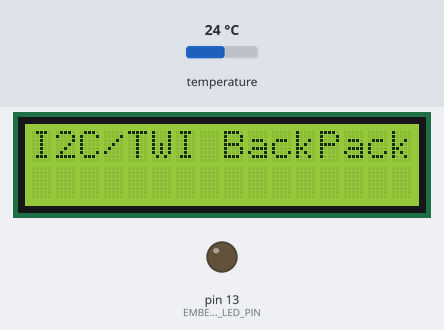
Simulated run of this sketch. Board: Arduino Uno, built with avr-gcc and run on an emulated ATmega328P. On the bench: 16×2 character LCD, output pins drawn as LEDs (lit = HIGH). The test bench sets the inputs (shaded band); at power-on: temperature 24 °C. The local clock reads 2024-03-15 10:24:30 at power-on unless the sketch sets it; what the sketch prints to the serial monitor is not drawn.

Above: at 0.1 s.
At 3.1 s:
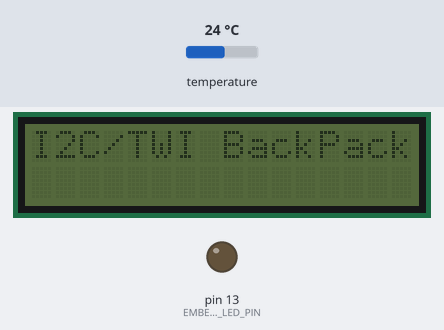
At 12.49 s:
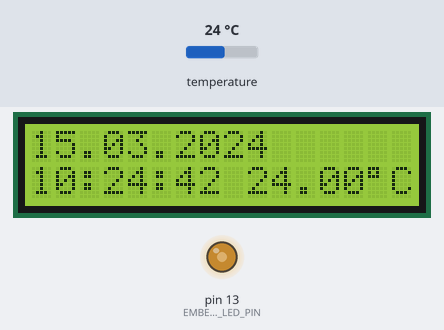
At 35.93 s:
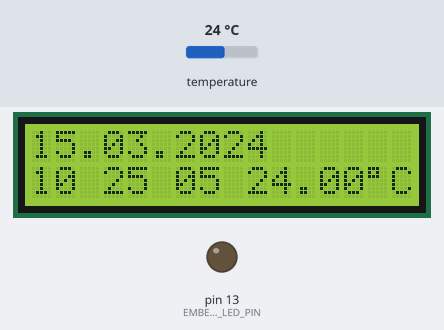
Timing chart, 0 to 40.0 s (numbered marks = the images above):
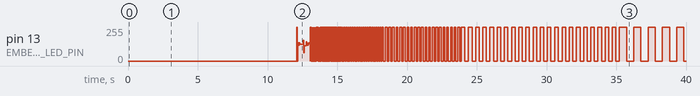

The sketch:

Waves_LCD.ino
```cpp
/*
 Example Arduino sketch for
 SainSmart IIC/I2C/TWI Serial 2004 20x4 LCD Module Shield For Arduino UNO MEGA R3
 http://www.sainsmart.com/sainsmart-iic-i2c-twi-serial-2004-20x4-lcd-module-shield-for-arduino-uno-mega-r3.html

 and

 Real Time Clock DS3231 (when displaying temperature will be omitted can be used also for DS1307
 http://macetech.com/store/index.php?main_page=product_info&products_id=8
 http://nicegear.co.nz/raspberry-pi/high-precision-real-time-clock-for-raspberry-pi/


 This example uses F Malpartida's NewLiquidCrystal library. Obtain from:
 https://bitbucket.org/fmalpartida/new-liquidcrystal

 This example also uses Tennsy Time.h library. Obtain from:
 http://www.pjrc.com/teensy/td_libs_Time.html

 Tested on:
 Arduino Pro Mini, Arduino Uno - A4 (SDA), A5 (SCL)
 Arduino Mega 2560 - 20 (SDA), 21 (SCL)

 Last modified: 16-Dec-2013

*/
#include <Wire.h>
#include <LCD.h>
#include <LiquidCrystal_I2C.h>
#include <Time.h>

#define I2C_ADDR      0x27 // I2C address of PCF8574A
#define BACKLIGHT_PIN 3
#define En_pin        2
#define Rw_pin        1
#define Rs_pin        0
#define D4_pin        4
#define D5_pin        5
#define D6_pin        6
#define D7_pin        7

LiquidCrystal_I2C twilcd(I2C_ADDR,En_pin,Rw_pin,Rs_pin,D4_pin,D5_pin,D6_pin,D7_pin, BACKLIGHT_PIN, POSITIVE);

//////////////////////////////////////////////////////////////
#define TRIGGER_INIT_VALUE  0
#define INTERVAL_INIT_VALUE 1
#define INTERVAL_MAX_VALUE  512
#define EMBEDDED_LED_PIN    13
unsigned long previousMillis = 0;
unsigned long currentMillis = 0;
long interval = INTERVAL_INIT_VALUE;
byte trigger;
byte ledState = LOW;
//////////////////////////////////////////////////////////////
#define DS3231_ADDRESS 104
int rtc_second; //00-59;
int rtc_minute; //00-59;
int rtc_hour;//1-12 - 00-23;
int rtc_weekday;//1-7
int rtc_day;//01-31
int rtc_month;//01-12
int rtc_year;//0-99 + 2000;
#define MAX_TEMPERATURE_EXCEED 111.11   // Celsius, bad sensor if exceed
tmElements_t tm;
unsigned long previousHodinyMillis;
unsigned long currentHodinyMillis;
bool colon_blink = false;
float TemperatureC = MAX_TEMPERATURE_EXCEED;
int lastdiggingtemperature = -1;
//////////////////////////////////////////////////////////////
//override printf output
int my_putc(char outtext, FILE *t){
  Serial.print( outtext );
  twilcd.print( outtext );
};
//////////////////////////////////////////////////////////////
void setup(){
  fdevopen( &my_putc, 0 ); //override printf output, this allows to print to more than one output device
  Serial.begin(115200);
  Serial.println(F("Start..."));
  pinMode(EMBEDDED_LED_PIN, OUTPUT);
  trigger = TRIGGER_INIT_VALUE;
  twilcd.begin(16,2);
  twilcd.home();
  //1234567890123456
  //I2C/TWI BackPack
  twilcd.print("I2C/TWI BackPack");
  twilcd.setBacklight(HIGH);
  delay(3000);
  twilcd.setBacklight(LOW);
  delay(3000);
  twilcd.setBacklight(HIGH);
  delay(3000);
  twilcd.setBacklight(LOW);
  delay(3000);
  twilcd.setBacklight(HIGH);
  Serial.println(F("Blinking done."));
  twilcd.clear();
  previousHodinyMillis = millis() - 1000;
};
//////////////////////////////////////////////////////////////

byte bcdToDec(byte val)
{
  return ( (val/16*10) + (val%16) );
};

//////////////////////////////////////////////////////////////

bool get_rtc_datum()
{
  Wire.beginTransmission(DS3231_ADDRESS);
  Wire.write(3);//set register to day
  Wire.endTransmission();
  if( Wire.requestFrom(DS3231_ADDRESS, 4) == 4 ){ //get ?5? bytes(day,date,month,year);
    rtc_weekday = bcdToDec(Wire.read());
    rtc_day     = bcdToDec(Wire.read());
    rtc_month   = bcdToDec(Wire.read());
    rtc_year    = bcdToDec(Wire.read())+2000;
    return true;
  }
  else{
    return false;
  };
};
bool get_rtc_time()
{
  Wire.beginTransmission(DS3231_ADDRESS);
  Wire.write(0);//set register to time
  Wire.endTransmission();
  if( Wire.requestFrom(DS3231_ADDRESS, 3) == 3 ){ //get 3 bytes (seconds,minutes,hours);
    rtc_second = bcdToDec(Wire.read() & 0x7f);
    rtc_minute = bcdToDec(Wire.read());
    rtc_hour   = bcdToDec(Wire.read() & 0x3f);
    return true;
  }
  else{
    return false;
  };
};
float get_rtc_temperature()
{
  Wire.beginTransmission(DS3231_ADDRESS);
  Wire.write(17);//set register to DS3132 internal temperature sensor
  Wire.endTransmission();
  if( Wire.requestFrom(DS3231_ADDRESS, 2) == 2 ){
    float ttc = (float)(int)Wire.read();
    byte portion = Wire.read();
    if(portion == 0b01000000) ttc += 0.25;
    if(portion == 0b10000000) ttc += 0.5;
    if(portion == 0b11000000) ttc += 0.75;
    return ttc;
  }
  else{
    return MAX_TEMPERATURE_EXCEED;
  };
};
bool read_rtc(time_t& cas){
  if( get_rtc_datum() ){
    get_rtc_time();
    tm.Year   = rtc_year - 1970;
    tm.Month  = rtc_month;
    tm.Day    = rtc_day;
    tm.Hour   = rtc_hour;
    tm.Minute = rtc_minute;
    tm.Second = rtc_second;
    cas = makeTime(tm);
    return true;
  }
  else{
    return false;
  };
};

/////////////////////////////////////////////////////////////////////////////////////

void hodiny(bool blink_colon){
  time_t datum;
  if( !read_rtc(datum) ){
    Serial.println(F("Failed to get the current time from RTC chip."));
  }
  else{
    if( minute(datum) != lastdiggingtemperature ){
      lastdiggingtemperature = minute(datum);
      TemperatureC = get_rtc_temperature();
    };
    twilcd.setCursor (0,0);
    printf("%02d.%02d.%04d", day(datum), month(datum), year(datum));
    Serial.print(" ");
    twilcd.setCursor (0,1);
    if( blink_colon ){
      printf("%02d %02d %02d", hour(datum), minute(datum), second(datum));
    }
    else{
      printf("%02d:%02d:%02d", hour(datum), minute(datum), second(datum));
    };
    // minimalistic version of printf library does not know %f and %s :-(
    String TempStrC = "", TempStr = "";
    if( TemperatureC < MAX_TEMPERATURE_EXCEED ){
      char buffer[16];
      TempStr = dtostrf(TemperatureC,5,2,buffer);
      TempStr = " " + TempStr;
      TempStrC = TempStr + "\xDF\x43"; //oC for Asian Character Set
      twilcd.print( TempStrC );
      TempStrC = TempStr + "\xB0\x43"; //oC for Western Character Set
      Serial.println( TempStrC );
    }
    else{
      TempStr = " --.- \xDF\x43";
      twilcd.print( TempStr );
      TempStr = " --.- \xB0\x43";
      Serial.println( TempStr );
    };
  };
};

/////////////////////////////////////////////////////////////////////////////////////

void loop(){
  currentMillis = millis();
  if( currentMillis - previousMillis > interval ){
    previousMillis = currentMillis;
    if( ledState == LOW ){
      ledState = HIGH;
      if( trigger++ > 20 ){
        trigger = TRIGGER_INIT_VALUE;
        interval = interval * 2;
        if( interval > INTERVAL_MAX_VALUE ){
          interval = INTERVAL_INIT_VALUE;
        };
      };
    }
    else{
      ledState = LOW;
    };
    digitalWrite(EMBEDDED_LED_PIN, ledState);
  };
  currentHodinyMillis = millis();
  if( currentHodinyMillis - previousHodinyMillis >= 500 ){
    previousHodinyMillis = currentHodinyMillis;
    hodiny(colon_blink);
    colon_blink = !colon_blink;
  };
};

/////////////////////////////////////////////////////////////////////////////////////
```

Measured:
- what the display in image 1 shows lasts 3.0 s, from 3.1 s to 6.1 s
- what the display in image 2 shows lasts 0.6 s, from 12.1 s to 12.7 s
- what the display in image 3 shows lasts 0.5 s, from 35.6 s to 36.1 s
